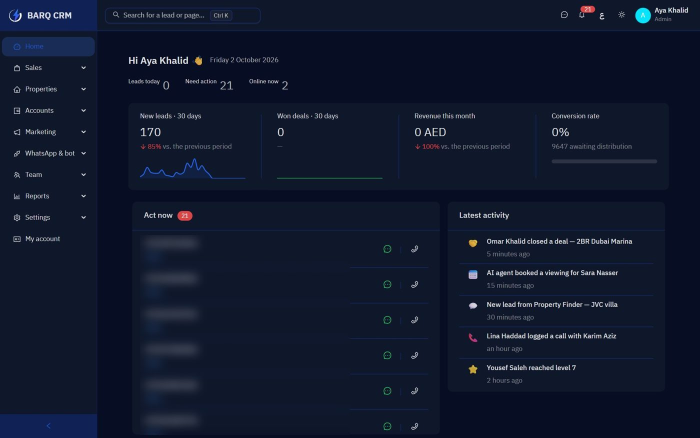
#> input picture assets/shots/barq-dashboard.jpg, 1400 x 875 px (shown at 1/2 size); its folder holds only this picture in this run
$ python -i generate_card.py   (imports and definitions only)
#> lines starting #> are read from the running program, lines starting #| are printed output that depends on the picture
#!/usr/bin/env python3
"""
Kali-Linux-terminal-styled neofetch profile SVG generator.

Same engine as the original script, but wrapped in a dark terminal window
(title bar + traffic-light dots) and recolored to match the classic
Kali look: red "user@host" header/prompt, cyan/blue field values,
light-blue ASCII art, navy window background.

Env vars:
  GITHUB_LOGIN   - github username to fetch stats for (required)
  GITHUB_TOKEN   - token with at least public read access (required for live stats)
  AVATAR_PATH    - optional explicit path to an avatar image
  OUT_PATH       - output svg path (default: profile.svg)
"""

import os
import sys
import random
import glob
from xml.sax.saxutils import escape as xml_escape

# [1 line not run here, left out]

LOGIN = os.environ.get("GITHUB_LOGIN", "kali")
TOKEN = os.environ.get("GITHUB_TOKEN", "")
OUT_PATH = os.environ.get("OUT_PATH", "assets/profile.svg")

# ---------------------------------------------------------------------------
# Field list shown on the right, neofetch-style.
# ---------------------------------------------------------------------------
PROFILE_FIELDS = [
    ("Role", "co-founder @ barq 360"),
    ("Website", "barq360.ae"),
    ("Focus", "ai agents, whatsapp automation, crm systems"),
    ("Stack.Frontend", "react, next.js, flutter, tailwind"),
    ("Stack.Backend", "python, flask, fastapi, node.js"),
    ("Stack.Database", "postgresql, postgis, supabase, mongodb"),
    ("Stack.AI", "llm agents, openai, claude, rag"),
    ("Stack.Security", "recon & defensive tooling"),
    ("Environment", "linux, docker, git, vscode"),
    ("Location", "abu dhabi, uae"),
    ("Contact.GitHub", f"github.com/{LOGIN}"),
    ("Contact.WhatsApp", "wa.me/971555377823"),
]

# ---- Kali color scheme -----------------------------------------------------
BG_COLOR = "#0b1120"          # terminal window background (deep navy)
TITLEBAR_COLOR = "#141c30"    # title bar strip
TITLE_TEXT_COLOR = "#7f8aa6"
ACCENT = "#5dc9f2"             # ASCII art color (light blue dots)
HEADER_COLOR = "#e8384f"       # bold red "login@login" header + prompt user/path
LABEL_COLOR = "#ffffff"        # bold field labels
VALUE_COLOR = "#5dc9f2"        # field values (cyan/blue)
PALETTE = ["#0b1120", "#e8384f", "#3ddc84", "#ffd166", "#4d8cff",
           "#b16cff", "#39e0d0", "#e8e8e8"]

PROMPT_COMMANDS = [
    "full-stack developer",
    "co-founder @ barq 360",
    "whatsapp automation",
]
PROMPT_TYPE_SPEED = 0.08
PROMPT_DELETE_SPEED = 0.045
PROMPT_HOLD_TIME = 1.1
PROMPT_GAP_TIME = 0.4
PROMPT_CHAR_W = 9.0

# RAMP = " .:-=+*#%@"
RAMP = " .:+#@"

CELL_W = 8.4
CELL_H = 15.0
ART_COLS = 40

TITLEBAR_H = 34


# [9 lines left out: function find_avatar, not called in this run]


def ascii_rows_from_image(path):
#> called with path = '../assets/shots/barq-dashboard.jpg'
    from PIL import Image
    import numpy as np

    img = Image.open(path).convert("RGBA")
    w, h = img.size
#> w = 1400; h = 875
    side = min(w, h)
#> side = 875
    left = (w - side) // 2
#> left = 262
    top = (h - side) // 2
#> top = 0
    img = img.crop((left, top, left + side, top + side))
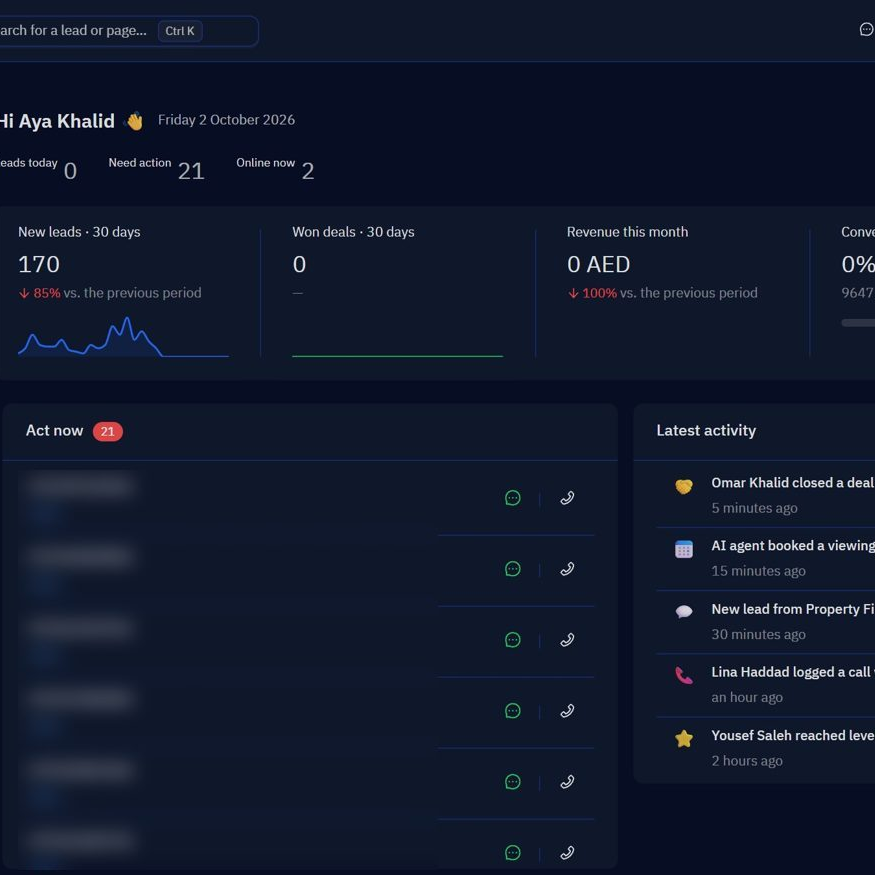
#> img: PIL image 875x875 RGBA; mean R, G, B, A 16.8, 24.4, 44.3, 255

    arr = np.array(img).astype(np.float32)
    rgb = arr[..., :3]
    alpha = arr[..., 3]
#> alpha: shape (875, 875) float32; every value is 255

    has_real_alpha = alpha.min() < 250
#> has_real_alpha = False
    if not has_real_alpha:
        m = max(2, int(side * 0.05))
#> m = 43
        corners = np.concatenate([
            rgb[0:m, 0:m].reshape(-1, 3),
            rgb[0:m, -m:].reshape(-1, 3),
            rgb[-m:, 0:m].reshape(-1, 3),
            rgb[-m:, -m:].reshape(-1, 3),
        ], axis=0)
        bg_color = np.median(corners, axis=0)
#> bg_color = [15, 23, 42]
        dist = np.sqrt(((rgb - bg_color) ** 2).sum(axis=-1))
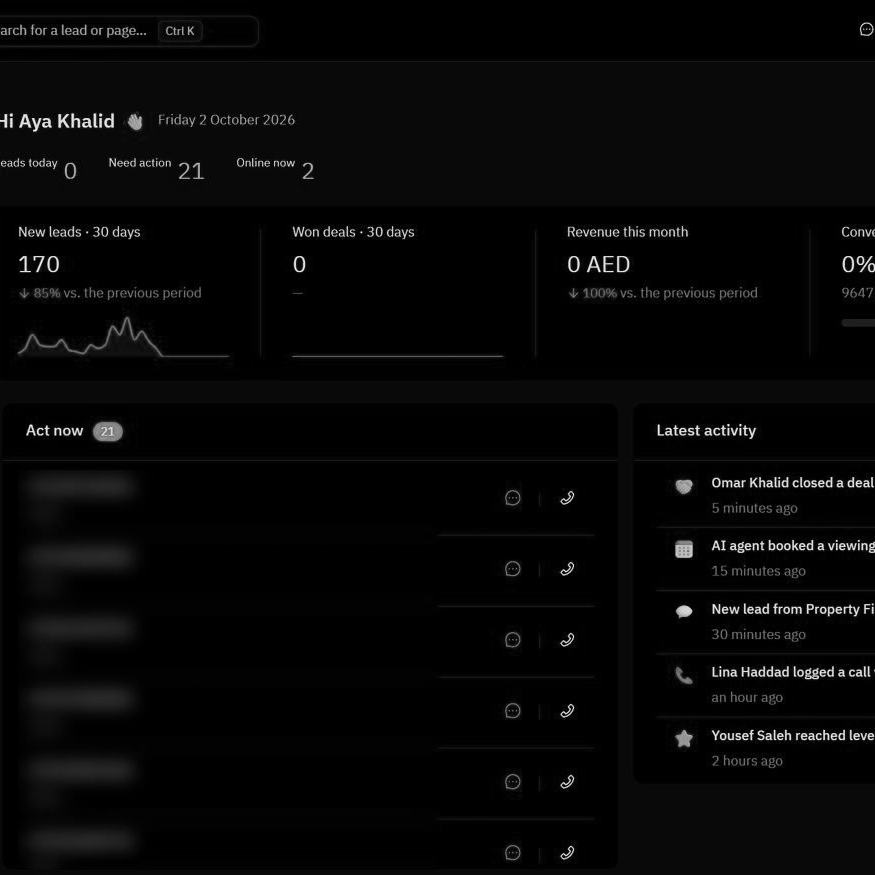
#> dist: shape (875, 875) float32; min 0, max 391.8, mean 11.2; drawn with min black and max white
        alpha = np.clip((dist - 42.0) * 6.0, 0, 255)
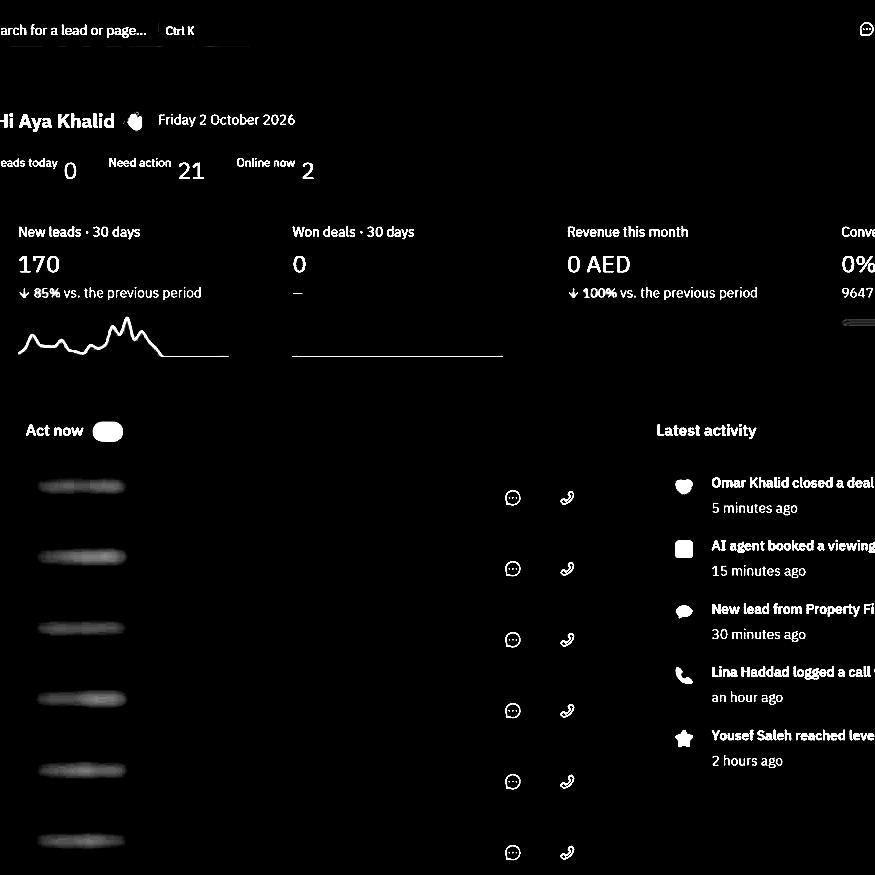
#> alpha: shape (875, 875) float32; min 0, max 255, mean 6.8

    rows = max(1, round(ART_COLS * (CELL_W / CELL_H)))

    mask_img = Image.fromarray(alpha.astype(np.uint8), mode="L").resize((ART_COLS, rows), Image.LANCZOS)
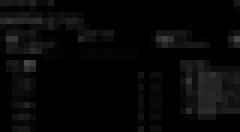
#> mask_img: PIL image 40x22 L (shown 6 times larger); min 0, max 70, mean 7.3
    gray_img = Image.fromarray(rgb.astype(np.uint8)).convert("L").resize((ART_COLS, rows), Image.LANCZOS)
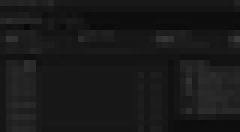
#> gray_img: PIL image 40x22 L (shown 6 times larger); min 8, max 58, mean 24.6
    mask_px = mask_img.load()
    gray_px = gray_img.load()

    out_rows = []
    for y in range(rows):
        line = []
        for x in range(ART_COLS):
            fg = mask_px[x, y] / 255.0
            if fg < 0.22:
                line.append(" ")
                continue
            lum = gray_px[x, y] / 255.0
            idx = min(len(RAMP) - 2, int(lum * (len(RAMP) - 1)))
            line.append(RAMP[idx])
        out_rows.append("".join(line))
#> after the loop, out_rows = 22 items
    return out_rows


# [367 lines left out: functions ascii_rows_dragon, build_prompt_typing_svg, fetch_github_stats, build_svg, main, not called in this run]


# [2 lines not run here, left out]

>>> result = ascii_rows_from_image('../assets/shots/barq-dashboard.jpg')
#> result = 22 items

$ run again, on assets/shots/barq-leaderboard.jpg
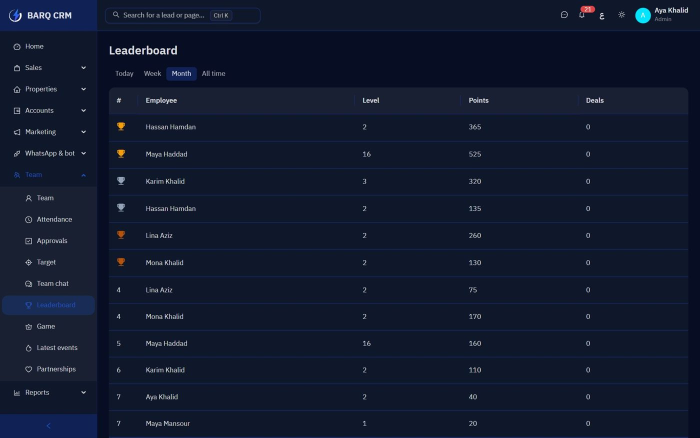
#> input picture assets/shots/barq-leaderboard.jpg, 1400 x 875 px (shown at 1/2 size)
#> in ascii_rows_from_image, `img = img.crop((left, top, left + side, top + side))`:
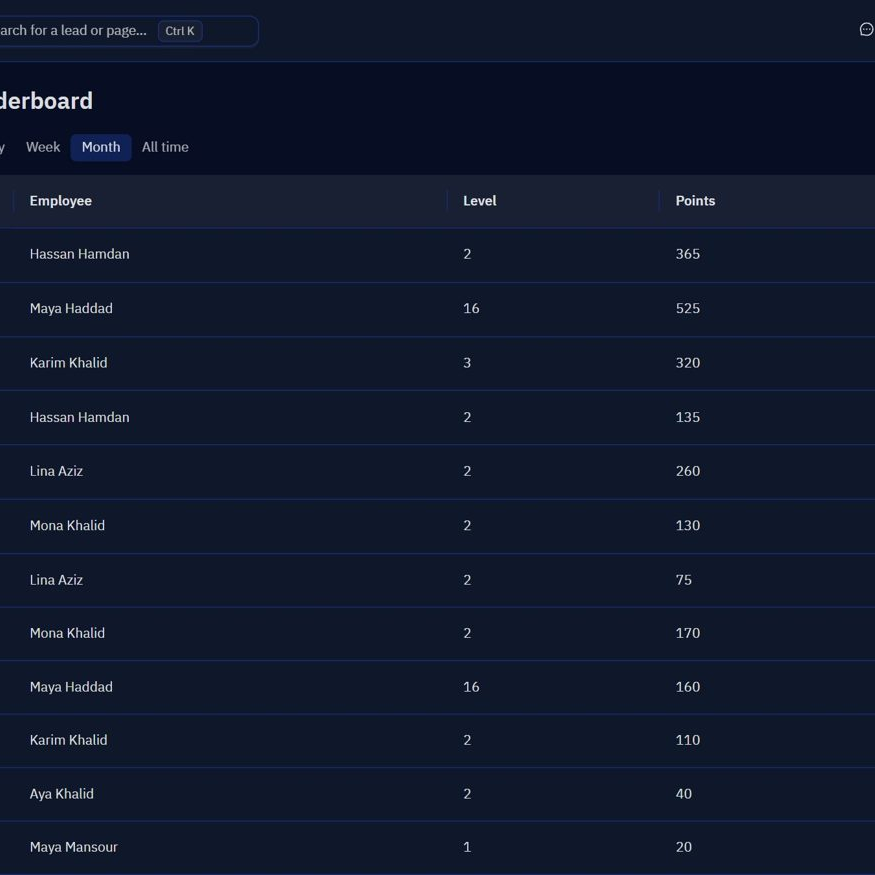
#> img: PIL image 875x875 RGBA; mean R, G, B, A 16.2, 24.4, 44.6, 255
#> has_real_alpha = False
#> bg_color = [15, 23, 42]
#> in ascii_rows_from_image, `gray_img = Image.fromarray(rgb.astype(np.uint8)).convert("L").resize((..`:
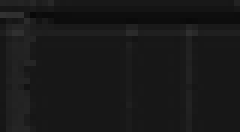
#> gray_img: PIL image 40x22 L (shown 6 times larger); min 8, max 50, mean 24.3
#> after the loop in ascii_rows_from_image, `for y in range(rows):`: out_rows = 22 items
